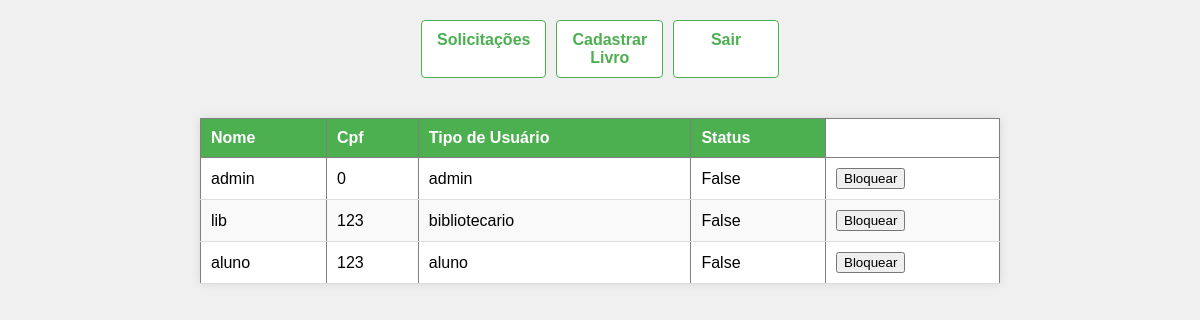
/listar-usuarios, run on the app's committed database.
### app.py (models this page shows)
class Usuario(db.Model):
    __tablename__ = 'usuario'
    id = db.Column(db.Integer, primary_key=True)
    nome = db.Column(db.String(100), nullable=False)
    email = db.Column(db.String(120), unique=True, nullable=False)
    cpf = db.Column(db.String(11), nullable=False)
    senha = db.Column(db.String(200), nullable=False)
    tipo_usuario = db.Column(db.String(10), default='aluno')
    status = db.Column(db.Boolean, default=False)  # Status (True ou False)

### app.py (the view)
@app.route('/listar-usuarios')
def listarUsuarios():
    usuarios = Usuario.query.all()  # Buscando todos os usuários
    return render_template('lib-usuarios.html', usuarios=usuarios)

### templates/lib-usuarios.html (shortened to what this page needs)
<!DOCTYPE html>
<html lang="en">
<head>
    <link rel="stylesheet" href="../static/lib-usuarios.css">
</head>
<body>
    <div class="nav-links">
        <a href="{{ url_for('painelSolicitacoes') }}">Solicitações</a>
        <a href="{{ url_for('telaCadastroLivro') }}">Cadastrar Livro</a>
        <a href="{{ url_for('sair') }}">Sair</a>
    </div>
    <table border="1">
        <thead>
            <tr>
                <th>Nome</th>
                <th>Cpf</th>
                <th>Tipo de Usuário</th>
                <th>Status</th>
            </tr>
        </thead>
        <tbody>
            {% if usuarios %}
                {% for usuario in usuarios %}
                <tr>
                    <td>{{ usuario.nome }}</td>
                    <td>{{ usuario.cpf }}</td>
                    <td>{{ usuario.tipo_usuario }}</td>
                    <td>{{ usuario.status }}</td>
                    <td>
                        {% if not usuario.status %}
                            <form action="{{ url_for('bloquearUsuario', usuario_id=usuario.id) }}" method="POST">
                                <button type="submit">Bloquear</button>
                            </form>
                        {% else %}
                            <form action="{{ url_for('desbloquearUsuario', usuario_id=usuario.id) }}" method="POST">
                                <button type="submit">Desbloquear</button>
                            </form>
                        {% endif %}
                    </td>
                </tr>
                {% endfor %}
            {% else %}
                <tr>
                    <td colspan="4">Nenhum Usuário Cadastrado.</td>
                </tr>
            {% endif %}
        </tbody>
    </table>
</body>
</html>

### static/lib-usuarios.css (style rules this page uses)
body { font-family: Arial, sans-serif; margin: 0; padding: 0; display: flex; flex-direction: column; align-items: center; background-color: #f0f0f0; }
.nav-links { display: flex; justify-content: center; gap: 10px; margin: 20px 0; }
a { color: #4CAF50; text-decoration: none; font-weight: bold; padding: 10px 15px; background-color: #ffffff; border: 1px solid #4CAF50; border-radius: 4px; transition: background-color 0.3s ease; text-align: center; flex: 1; max-width: 200px; }
table { width: 90%; max-width: 800px; border-collapse: collapse; margin: 20px 0; background-color: #ffffff; box-shadow: 0 0 10px rgba(0, 0, 0, 0.1); }
thead th { background-color: #4CAF50; color: white; padding: 10px; text-align: left; }
tbody td { padding: 10px; text-align: left; border-bottom: 1px solid #ddd; }
thead { font-weight: bold; }
tbody tr:nth-child(even) { background-color: #f9f9f9; }

### data on the page
Usuario: nome "admin", cpf "0", tipo_usuario "admin", status "False"
Usuario: nome "lib", cpf "123", tipo_usuario "bibliotecario", status "False"
Usuario: nome "aluno", cpf "123", tipo_usuario "aluno", status "False"
